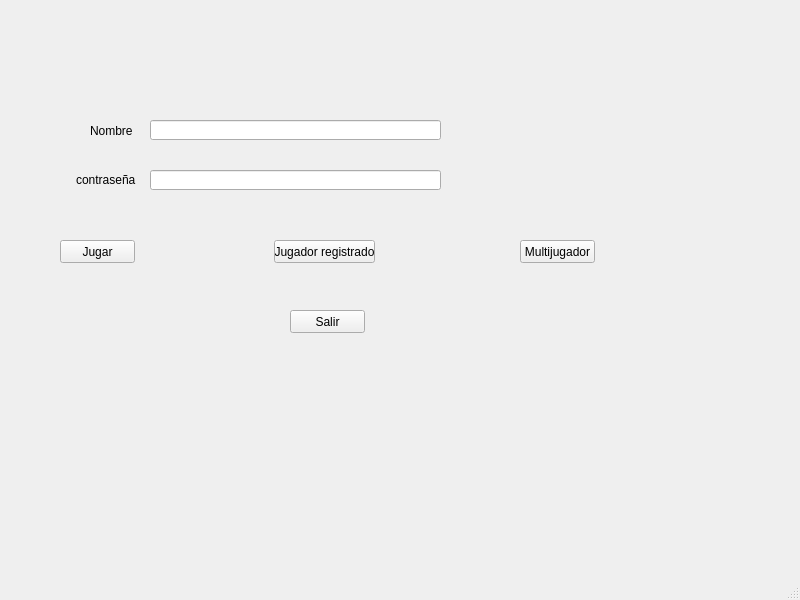
<?xml version="1.0" encoding="UTF-8"?>
<ui version="4.0">
 <class>Menu</class>
 <widget class="QMainWindow" name="Menu">
  <property name="geometry">
   <rect>
    <x>0</x>
    <y>0</y>
    <width>800</width>
    <height>600</height>
   </rect>
  </property>
  <property name="windowTitle">
   <string>MainWindow</string>
  </property>
  <widget class="QWidget" name="centralwidget">
   <widget class="QPushButton" name="BotonRegistrarse">
    <property name="geometry">
     <rect>
      <x>60</x>
      <y>240</y>
      <width>75</width>
      <height>23</height>
     </rect>
    </property>
    <property name="text">
     <string>Jugar</string>
    </property>
   </widget>
   <widget class="QPushButton" name="BotonYaResgistrado">
    <property name="geometry">
     <rect>
      <x>274</x>
      <y>240</y>
      <width>101</width>
      <height>23</height>
     </rect>
    </property>
    <property name="text">
     <string>Jugador registrado</string>
    </property>
   </widget>
   <widget class="QPushButton" name="BotonMulti">
    <property name="geometry">
     <rect>
      <x>520</x>
      <y>240</y>
      <width>75</width>
      <height>23</height>
     </rect>
    </property>
    <property name="text">
     <string>Multijugador</string>
    </property>
   </widget>
   <widget class="QLabel" name="label">
    <property name="geometry">
     <rect>
      <x>90</x>
      <y>120</y>
      <width>51</width>
      <height>21</height>
     </rect>
    </property>
    <property name="text">
     <string>Nombre</string>
    </property>
   </widget>
   <widget class="QLineEdit" name="NombreUser">
    <property name="geometry">
     <rect>
      <x>150</x>
      <y>120</y>
      <width>291</width>
      <height>20</height>
     </rect>
    </property>
    <property name="text">
     <string/>
    </property>
   </widget>
   <widget class="QLabel" name="label_2">
    <property name="geometry">
     <rect>
      <x>76</x>
      <y>170</y>
      <width>61</width>
      <height>20</height>
     </rect>
    </property>
    <property name="text">
     <string>contraseña</string>
    </property>
   </widget>
   <widget class="QLineEdit" name="Password">
    <property name="geometry">
     <rect>
      <x>150</x>
      <y>170</y>
      <width>291</width>
      <height>20</height>
     </rect>
    </property>
   </widget>
   <widget class="QPushButton" name="QuiereSalir">
    <property name="geometry">
     <rect>
      <x>290</x>
      <y>310</y>
      <width>75</width>
      <height>23</height>
     </rect>
    </property>
    <property name="text">
     <string>Salir</string>
    </property>
   </widget>
  </widget>
  <widget class="QMenuBar" name="menubar">
   <property name="geometry">
    <rect>
     <x>0</x>
     <y>0</y>
     <width>800</width>
     <height>21</height>
    </rect>
   </property>
  </widget>
  <widget class="QStatusBar" name="statusbar"/>
 </widget>
 <resources/>
 <connections/>
</ui>
